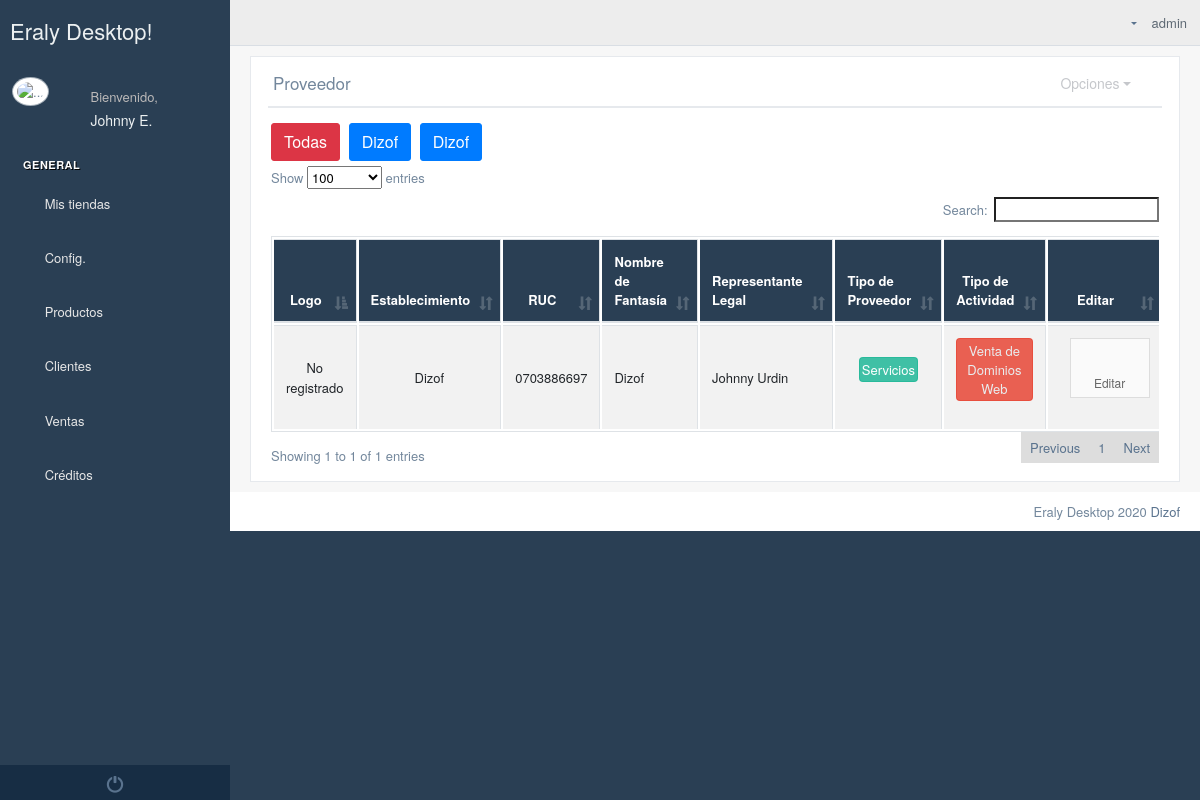
Page /suppliers/ (signed in) on the committed database.
### Empresa/models.py (models this page shows, shortened)
class Establecimiento(models.Model):
    logo=models.ImageField(upload_to="logos/establecimientos",null=True,blank=True)
    banner=models.ImageField(upload_to="banner/establecimientos",null=True,blank=True)
    pie_pagina=models.ImageField(upload_to="pie/establecimientos",null=True,blank=True)
    cabecera_tienda=models.ImageField(upload_to="logos/tienda",null=True,blank=True)
    banner1=models.ImageField(upload_to="logos/tienda",null=True,blank=True)
    banner2=models.ImageField(upload_to="logos/tienda",null=True,blank=True)
    color_encabezado_documentos=models.CharField(max_length=40, default="#ffffff")
    usuario=models.ForeignKey(User,on_delete=models.CASCADE)
    ruc=models.CharField(max_length=13)
    nombreComercial=models.CharField(max_length=60)
    representateLegal=models.CharField(max_length=60)
    slug = models.SlugField(max_length=255, unique=True, blank=True)
    descripcion = RichTextUploadingField(null=True, blank=True)
    ubicacion_gps = models.CharField(max_length=300,null=True,blank=True)
    correo_electronico=models.EmailField(max_length=600,null=True,blank=True)
    web=models.CharField(max_length=400,null=True,blank=True)
    facebook=models.CharField(max_length=400,null=True,blank=True,default=" ")
    instagram=models.CharField(max_length=400, null=True, blank=True, default=" ")
    youtube = models.CharField(max_length=400,null=True,blank=True,default=" ")
    activo=models.BooleanField(default=False)
    def __str__(self):
        if self.nombreComercial:
            return self.nombreComercial
        else:
            return self.representateLegal

### Producto/models.py (models this page shows, shortened)
class Proveedor(models.Model):
    establecimiento=models.ForeignKey(Establecimiento,on_delete=models.CASCADE,null=True,blank=True)
    logo=models.ImageField(upload_to='proveedor', null=True, blank=True, help_text='100x100')
    ruc=models.CharField(max_length=13)
    nombre_fantasia=models.CharField(max_length=60,null=True,blank=True)
    representante=models.CharField(max_length=60,null=True,blank=True)

class TipoProveedor(models.Model):
    proveedor = models.ForeignKey(Proveedor, on_delete=models.CASCADE, null=True, blank=True)
    detalle = models.CharField(choices=tipo_proveedor_chosse, max_length=30, null=True, blank=True)

class ActividadProveedor(models.Model):
    proveedor = models.ForeignKey(Proveedor, on_delete=models.CASCADE, null=True, blank=True)
    nombre = models.CharField(max_length=60)
    detalle = models.TextField()

### Producto/views.py (the view, shortened to what this page needs)
# urls.py: path("suppliers/",proveedores),
@login_required(login_url='/store/login/')
def proveedores(request):
    prov=Proveedor.objects.filter(establecimiento__usuarioempresa__user=request.user)
    if request.GET.get("q"):
        prov = Proveedor.objects.filter(establecimiento_id=request.GET.get("q"))
    contexto={
        'establecimientos': Establecimiento.objects.filter(usuarioempresa__user=request.user),
        'proveedores': prov,
        'provincias': Provincia.objects.all(),
    }
    return render(request, "producto/proveedores.html",contexto)

### templates/producto/proveedores.html (shortened to what this page needs)
{% extends 'Home/index2.html' %}
{% block contenido_index %}
    {% load static %}
    <div class="">
        <div class="row">
            <div class="col-md-12 col-sm-12 ">
                <div class="x_panel">
                    <div class="x_title">
                        <h2>Proveedor <small>del establecimientos</small></h2>
                        <ul class="nav navbar-right panel_toolbox">
                            <li class="dropdown">
                                <a href="#" class="dropdown-toggle" data-toggle="dropdown" role="button"
                                   aria-expanded="false">Opciones</a>
                            </li>
                            <li><a class="collapse-link"><i class="fa fa-chevron-up"></i></a></li>
                        </ul>
                        <div class="clearfix"></div>
                    </div>
                    <div class="x_content">
                        <div class="row">
                            <div class="col-sm-12">
                                <a class="btn btn-danger" href="/suppliers/">Todas</a>
                                {% for establecimiento in establecimientos %}
                                    <a class="btn btn-primary"
                                       href="/suppliers/?q={{ establecimiento.id }}"> {{ establecimiento.nombreComercial }}</a>
                                {% endfor %}
                                <div class="card-box table-responsive">
                                    <table id="proveedores" class="table table-striped table-bordered"
                                           style="width:100%">
                                        <thead style="background-color: #2A3F54; color: white">
                                        <th style="text-align: center">Logo</th>
                                        <th style="text-align: center">Establecimiento</th>
                                        <th style="text-align: center">RUC</th>
                                        <th>Nombre de Fantasía</th>
                                        <th>Representante Legal</th>
                                        <th>Tipo de Proveedor</th>
                                        <th style="text-align: center">Tipo de Actividad</th>
                                        <th style="text-align: center">Editar</th>
                                        </thead>
                                        <tbody>
                                        {% for proveedor in proveedores %}
                                            <tr>
                                                {% if proveedor.logo %}
                                                    <td style="text-align: center; vertical-align: middle"><img
                                                            style="width: 50px;" src="/media/{{ proveedor.logo }}"
                                                            alt="image"></td>
                                                {% else %}
                                                    <td style="text-align: center; vertical-align: middle">No
                                                        registrado
                                                    </td>
                                                {% endif %}
                                                <td style="text-align: center; vertical-align: middle">{{ proveedor.establecimiento }}</td>
                                                <td style="text-align: center; vertical-align: middle">{{ proveedor.ruc }}</td>
                                                <td style="vertical-align: middle">{{ proveedor.nombre_fantasia }}</td>
                                                <td style="vertical-align: middle">{{ proveedor.representante }}</td>
                                                <td style="text-align: center; vertical-align: middle">
                                                    {% for tipo in proveedor.tipoproveedor_set.all %}
                                                        <label class="alert alert-success no-padding"
                                                               style="padding: 2px !important;">{{ tipo.detalle|capfirst }}</label>
                                                    {% endfor %}
                                                </td>
                                                <td style="text-align: center; vertical-align: middle">
                                                    {% for actividad in proveedor.actividadproveedor_set.all %}
                                                        <label class="alert alert-danger no-padding"
                                                               style="padding: 2px !important;">{{ actividad.nombre|capfirst }}</label>
                                                    {% endfor %}
                                                </td>
                                                <td style="text-align: center; font-size: 20px">
                                                    <a class="btn btn-app" href="/suppliers/edit/{{ proveedor.id }}/"><i
                                                            class="fa fa-edit text-primary"></i> Editar</a>
                                                </td>
                                            </tr>
                                        {% endfor %}
                                        </tbody>
                                    </table>
                                </div>
                            </div>
                        </div>
                    </div>
                </div>
            </div>
        </div>
    </div>
{% endblock %}
{% block script_index %}
    <link rel="stylesheet" href="{% static 'select2/css/select2.min.css' %}">
{% endblock %}

### templates/Home/base_html.html (shortened to what this page needs)
<!DOCTYPE html>
{% load static %}
<html lang="en">
<head>
    <link href="{% static '/vendors/datatables.net-bs/css/dataTables.bootstrap.min.css' %}" rel="stylesheet">
    <link href="{% static '/vendors/datatables.net-buttons-bs/css/buttons.bootstrap.min.css' %}" rel="stylesheet">
    <link href="{% static '/vendors/datatables.net-fixedheader-bs/css/fixedHeader.bootstrap.min.css' %}"
          rel="stylesheet">
    <link href="{% static '/vendors/datatables.net-responsive-bs/css/responsive.bootstrap.min.css' %}" rel="stylesheet">
    <link href="{% static '/vendors/datatables.net-scroller-bs/css/scroller.bootstrap.min.css' %}" rel="stylesheet">
    <link href="{% static '/vendors/bootstrap/dist/css/bootstrap.min.css' %}" rel="stylesheet">
    <link href="{% static '/vendors/font-awesome/css/font-awesome.min.css' %}" rel="stylesheet">
    <link href="{% static '/vendors/nprogress/nprogress.css' %}" rel="stylesheet">
    <link href="{% static '/vendors/bootstrap-daterangepicker/daterangepicker.css' %}" rel="stylesheet">
    <link href="{% static '/vendors/iCheck/skins/flat/green.css' %}" rel="stylesheet">
    <link href="{% static '/build/css/custom.min.css' %}" rel="stylesheet">
</head>
<body class="nav-md">
<div class="container body">
    <div class="main_container">
        <div class="col-md-3 left_col">
            <div class="left_col scroll-view">
                <div class="navbar nav_title" style="border: 0;">
                    <a href="/" class="site_title"> <span>Eraly Desktop!</span></a>
                </div>
                <div class="profile clearfix">
                    <div class="profile_pic">
                        <img src="/media/admin-interface/favicon/favicon_eraly.png" alt="..."
                             class="img-circle profile_img">
                    </div>
                    <div class="profile_info">
                        <span>Bienvenido,</span>
                        <h2>{{ request.user.first_name }}</h2>
                    </div>
                </div>
                <br/>
                {% block menu %}
                    <div id="sidebar-menu" class="main_menu_side hidden-print main_menu">
                        <div class="menu_section">
                            <h3>General</h3>
                            <ul class="nav side-menu">
                                <li><a><i class="fa fa-shopping-basket"></i> Mis tiendas <span class="fa fa-chevron-down"></span></a>
                                </li>
                            </ul>
                            <ul class="nav side-menu">
                                <li><a><i class="fa fa-home"></i> Config. <span class="fa fa-chevron-down"></span></a>
                                </li>
                            </ul>
                            <ul class="nav side-menu">
                                <li><a><i class="fa fa-product-hunt"></i> Productos <span
                                        class="fa fa-chevron-down"></span></a>
                                </li>
                            </ul>
                        <ul class="nav side-menu">
                                <li><a><i class="fa fa-user-plus"></i> Clientes <span class="fa fa-chevron-down"></span></a>
                                </li>
                            </ul>
                            <ul class="nav side-menu">
                                <li><a><i class="fa fa-file-o"></i> Ventas <span class="fa fa-chevron-down"></span></a>
                                </li>
                            </ul>
                            <ul class="nav side-menu">
                                <li><a><i class="fa fa-file-o"></i> Créditos <span class="fa fa-chevron-down"></span></a>
                                </li>
                            </ul>
                        </div>
                    </div>
                    <div class="sidebar-footer hidden-small">
                        <a data-toggle="tooltip" data-placement="top" title="Logout" href="/logout_/"
                           style="width: 100%">
                            <span class="glyphicon glyphicon-off" aria-hidden="true"></span>
                        </a>
                    </div>
                {% endblock %}
            </div>
        </div>
        <div class="top_nav">
            <div class="nav_menu">
                <div class="nav toggle">
                    <a id="menu_toggle"><i class="fa fa-bars"></i></a>
                </div>
                <nav class="nav navbar-nav">
                    <ul class=" navbar-right">
                        <li class="nav-item dropdown open" style="padding-left: 15px;">
                            <a href="javascript:;" class="user-profile" aria-haspopup="true"
                               id="navbarDropdown" data-toggle="dropdown" aria-expanded="false">
                                {{ request.user.username }}
                            </a>
                        </li>
                        <li role="presentation" class="nav-item dropdown open">
                            <a href="javascript:;" class="dropdown-toggle info-number" id="navbarDropdown1"
                               data-toggle="dropdown" aria-expanded="false">
                                <i class="fa fa-envelope-o"></i>
                            </a>
                        </li>
                    </ul>
                </nav>
            </div>
        </div>
        <div class="right_col" role="main">
            {% block contenido %}{% endblock %}
        </div>
    </div>
    <footer>
        <div class="pull-right">
            Eraly Desktop 2020 <a href="https://colorlib.com">Dizof</a>
        </div>
        <div class="clearfix"></div>
    </footer>
</div>
<link rel="stylesheet" href="{% static 'toastr/toastr.min.css' %}">
{% block script %}
{% endblock %}
</body>
</html>

### rows in the picture
Establecimiento: nombreComercial "Dizof"
Establecimiento: nombreComercial "Dizof"
Proveedor: logo "No registrado", establecimiento "Dizof", ruc "0703886697", nombre_fantasia "Dizof", representante "Johnny Urdin"
TipoProveedor: detalle "Servicios"
ActividadProveedor: nombre "Venta de Dominios Web"

### other values in the picture
{{ request.user.first_name }} "Johnny E."
{{ request.user.username }} "admin"
